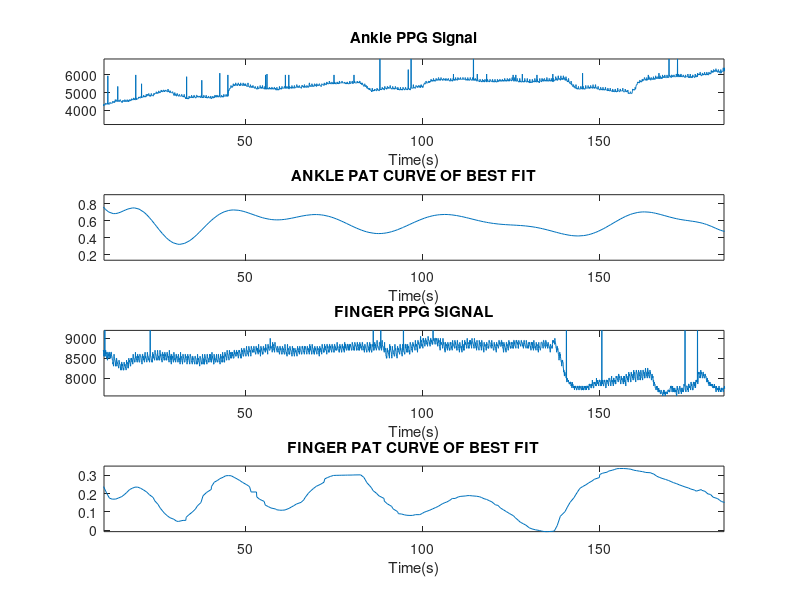

Source code (MATLAB):
%code for finding data peaks by Kosy Onyenso
clear all;
load('Charence data.mat');
Sampling_rate = 1/25;  %0.05s sampling rate
%fid = fopen('ECG.txt', 'r');
A = ecg(4000:end); %ECG
A2 = ankle(4000:end); %ankle
A3 = finger(4000:end); %finger


% A = ecg(1500:end); %ECG
% A2 = ankle(1500:end); %ankle
% A3 = finger(1500:end); %finger


% A = ecg; %ECG
% A2 = ankle; %ankle
% A3 = finger; %finger
[m,~] = size(A);
[m2,~] = size(A2);
num_drops = 0;
window_no = 0;
k = 1;
k2 = 1;
k3 = 1;
for e = 1: 1 : m
%    A(e) = 8000 - A(e); %signal was upside down
%     if (A(e) > 5000)
%         A(e) = 5000;
%     end
%     if (A(e) < 4200) %baseline
%         A(e) = 4200;
%     end
end

pk_place = 0;
pk_dif = 0;
jy = 0;

for i = 6: 1 : m - 6
    if ((A3(i) > A3(i+1)) && (A3(i) > A3(i+4)) && (A3(i) > A3(i+5)) &&(A3(i) >= A3(i+2)) &&(A3(i) > A3(i+3)) && (A3(i) >= A3(i-2))&&(A3(i) >= A3(i-1)) &&(A3(i) > A3(i-3)) && (A3(i) > A3(i-4)) && (A3(i) > A3(i-5))) 
        num_drops = num_drops+1;       
        pk_place = pk_place + 1;
        fe(pk_place) = i;
        if (pk_place > 1)
            pk_dif = fe(pk_place) - fe(pk_place-1);
            jy = pk_dif + jy;
        end
    end
end

ave_peak_dif = round(jy/pk_place);

% data_increment = round(m/num_drops); %m/num_peaks = number of data per pulse...this function rounds up

% delay = 15; %benny
delay = 10; %charence
%  delay = -9; %chingmei
%  delay = 12; %frank
 
 start_point = abs(delay)+ fe(2) - round(ave_peak_dif/2) ; %start from just before second peak

for g = start_point : ave_peak_dif : (ave_peak_dif * num_drops) 
    if (delay > 0)
        Data_start = ((window_no*ave_peak_dif) + 1) + delay + fe(2); %get starting point of next data
        Data_end = ((window_no*ave_peak_dif) + 1 + ave_peak_dif) + delay + fe(2); %ending point of data
        next = round(ave_peak_dif/2);
        Data_start2 = (window_no*ave_peak_dif) + 1 + fe(2); %get starting point of next data
        Data_end2 = (window_no*ave_peak_dif) + 1 + ave_peak_dif + fe(2); %ending point of data
        next2 = round(ave_peak_dif/2);
        if(Data_start > m)
            break;
        end
        if(Data_end>m)
            Data_end = m;
        end
        
        if(Data_start2 > m)
            break;
        end
        if(Data_end2>m)
            Data_end2 = m-delay;
        end
    else
        Data_start = ((window_no*ave_peak_dif) + 1) + fe(2); %get starting point of next data
        Data_end = ((window_no*ave_peak_dif) + 1 + ave_peak_dif)+ fe(2); %ending point of data
        next = round(ave_peak_dif/2);
        Data_start2 = (window_no*ave_peak_dif) + 1 - delay + fe(2); %get starting point of next data
        Data_end2 = (window_no*ave_peak_dif) + 1 + ave_peak_dif - delay+ fe(2); %ending point of data
        next2 = round(ave_peak_dif/2);
        if(Data_start > m)
            break;
        end
        if(Data_end>m)
            Data_end = m+delay;
        end
        if(Data_start2 > m)
            break;
        end
        if(Data_end2>m)
            Data_end2 = m;
        end
    end
        
    %%%ECG SIGNAL PROCESSING
    [Peak(window_no+1),Time(window_no+1)] = max(A(Data_start:Data_end)); %get peak and corresponding time value in window
    Time(window_no+1) = Time(window_no+1) + Data_start - 1; %correct time to cover all data
    Peak_Time(window_no+1) = Sampling_rate * Time(window_no+1); %correct time with sampling rate

    %%% PPG ANKLE PROCESSING
    [Peak2(window_no+1),Time2(window_no+1)] = min(A2(Data_start2:Data_end2)); %get peak and corresponding time value in window
    Time2(window_no+1) = Time2(window_no+1) + Data_start2 - 1; %correct time to cover all data
    Peak_Time2(window_no+1) = Sampling_rate * Time2(window_no+1); %correct time with sampling rate
    
    %%% PPG FINGER PROCESSING
    [Peak3(window_no+1),Time3(window_no+1)] = min(A3(Data_start:Data_end)); %get peak and corresponding time value in window
    Time3(window_no+1) = Time3(window_no+1) + Data_start - 1; %correct time to cover all data
    Peak_Time3(window_no+1) = Sampling_rate * Time3(window_no+1); %correct time with sampling rate
    
    window_no = window_no + 1; %increment window number
end



for i = 1: 1 : window_no
    PAT_ankle(i) = (Peak_Time(i) - Peak_Time2(i));
    PAT_finger(i) = (Peak_Time(i) - Peak_Time3(i));
end


for l = 1: 1 : m
    ve(l) = l * Sampling_rate;
end


yu = 0;
[~,re] = size(PAT_ankle);
incre = round(ave_peak_dif/3);
for T = 1: incre : re
    if (T+(incre) >re)
        break;
    end
    yu = yu + 1; 
    v(yu) = mean(PAT_ankle(T:T+incre));
    v_stdev(yu) = std(PAT_ankle(T:T+incre));
    v2(yu) = mean(PAT_finger(T:T+incre));
    v2_stdev(yu) = std(PAT_finger(T:T+incre));
end

figure(1)
subplot(4,1,2);
% plot(Peak_Time,PAT_ankle);
p = polyfit(Peak_Time,PAT_ankle,20);
y1 = polyval(p,Peak_Time);
plot(Peak_Time,y1);
% plot(PAT_ankle);
% plot(v);
% errorbar(v,v_stdev^2);
axis([10 185 -inf inf])
xlabel('Time(s)') % x-axis label
% ylabel('Mean PAT') % y-axis label
title('ANKLE PAT CURVE OF BEST FIT')
subplot(4,1,1);
% plot(Peak_Time,PAT_finger);
% plot(PAT_finger);
plot(ve,A2);
% plot(v2);
axis([10 185 -inf 6900])
% axis([-inf inf 1000 3000])
xlabel('Time(s)') % x-axis label
% ylabel('PPG Signal') % y-axis label
% title('Finger PPG Signal')
title('Ankle PPG Signal')
% subplot(3,1,3);
% plot(A2);
% axis([-inf inf -inf inf])
% xlabel('Time(s)') % x-axis label
% ylabel('ECG Signal') % y-axis label
% title('ECG Signal')
subplot(4,1,4);
% plot(PAT_finger);
p2 = polyfit(Peak_Time,PAT_finger,20);
y2 = polyval(p2,Peak_Time);


%%%%%% Charence %%%%%%%%%%
y2(96:110) = y2(96:110) + 0.15;
tr = (y2(110)-y2(93))/16;
ho = 0;
for lo=93:1:110
     ho = ho+1;
    y2(lo) = y2(93)+(ho*tr);
end
tr = (y2(115)-y2(103))/14;
ho = 0;
for lo=103:1:115
     ho = ho+1;
    y2(lo) = y2(103)+(ho*tr);
end
y2(175:215) = y2(175:215) + 0.15;
y2(172:178) ;
tr = (y2(178)-y2(172))/8;
ho = 0;
for lo=172:1:178
     ho = ho+1;
    y2(lo) = y2(172)+(ho*tr);
end
tr = (y2(221)-y2(206))/15;
ho = 0;
for lo=206:1:221
     ho = ho+1;
    y2(lo) = y2(206)+(ho*tr);
end
%%%%%%Charence%%%%%%%% 


y2 = y2 + 0.14;
plot(Peak_Time2,y2);
% plot(v2);
%errorbar(v2,v2_stdev);
title('FINGER PAT CURVE OF BEST FIT');
xlabel('Time(s)') % x-axis label;
% ylabel('PAT Signal') % y-axis label;
axis([10 185 -inf 0.35])
subplot(4,1,3);
plot(ve,A3);
axis([10 185 -inf 9200])
title('FINGER PPG SIGNAL');
xlabel('Time(s)') % x-axis label;
% ylabel('PPG Signal') % y-axis label;
% axis([-inf inf 3700 inf])



start = 204;
stop = 230;

 val_ankle_mean = mean(y1(start:stop))
 val_ankle_stdev= std(y1(start:stop))
 val_finger_mean = mean(y2(start:stop))
 val_finger_stdev= std(y2(start:stop))


% 
%  figure(2)
%  subplot(2,1,1);
%  plot(v2);
% %  errorbar(v2,v2_stdev);
%  axis([-inf inf -inf inf])
% %  xlabel('Time(s)') % x-axis label
% %  ylabel('PAT') % y-axis label
% %  title('PAT ANKLE CURVE')
%  subplot(2,1,2);
% %  plot(peak_time(1:o) * Sampling_rate,PAT_finger);
% plot(A3);
% axis([-inf inf -inf inf])
%  xlabel('Time(s)') % x-axis label
%  ylabel('PAT') % y-axis label
%  title('PAT FINGER CURVE')
%  
 
%  val_ankle_pre60_mean = mean(PAT_ankle(1:75))
%  val1_ankle_pre60_stdev= std(PAT_ankle(1:75))
%  val_ankle_60_mean = mean(PAT_ankle(75:110))
%  val1_ankle_60_stdev= std(PAT_ankle(75:110))
%  val_ankle_post60_mean = mean(PAT_ankle(110:220))
%  val1_ankle_post60_stdev= std(PAT_ankle(110:220))
%  val_ankle_80_mean = mean(PAT_ankle(220:275))
%  val1_ankle_80_stdev= std(PAT_ankle(220:275))
%  val_ankle_post80_mean = mean(PAT_ankle(275:370))
%  val1_ankle_post80_stdev= std(PAT_ankle(275:370))
%  val_ankle_100_mean = mean(PAT_ankle(370:425))
%  val1_ankle_100_stdev= std(PAT_ankle(370:425))
%  val_ankle_post100_mean = mean(PAT_ankle(425:end))
%  val1_ankle_post100_stdev= std(PAT_ankle(425:end))
%  
%  val_finger_pre60_mean = mean(PAT_finger(1:75))
%  val_finger_pre60_stdev= std(PAT_finger(1:75))
%  val_finger_60_mean = mean(PAT_finger(75:110))
%  val_finger_60_stdev= std(PAT_finger(75:110))
%  val_finger_post60_mean = mean(PAT_finger(110:220))
%  val_finger_post60_stdev= std(PAT_finger(110:220))
%  val_finger_80_mean = mean(PAT_finger(220:275))
%  val_finger_80_stdev= std(PAT_finger(220:275))
%  val_finger_post80_mean = mean(PAT_finger(275:370))
%  val_finger_post80_stdev= std(PAT_finger(275:370))
%  val_finger_100_mean = mean(PAT_finger(370:425))
%  val_finger_100_stdev= std(PAT_finger(370:425))
%  val_finger_post100_mean = mean(PAT_finger(425:end))
%  val_finger_post100_stdev= std(PAT_finger(425:end))